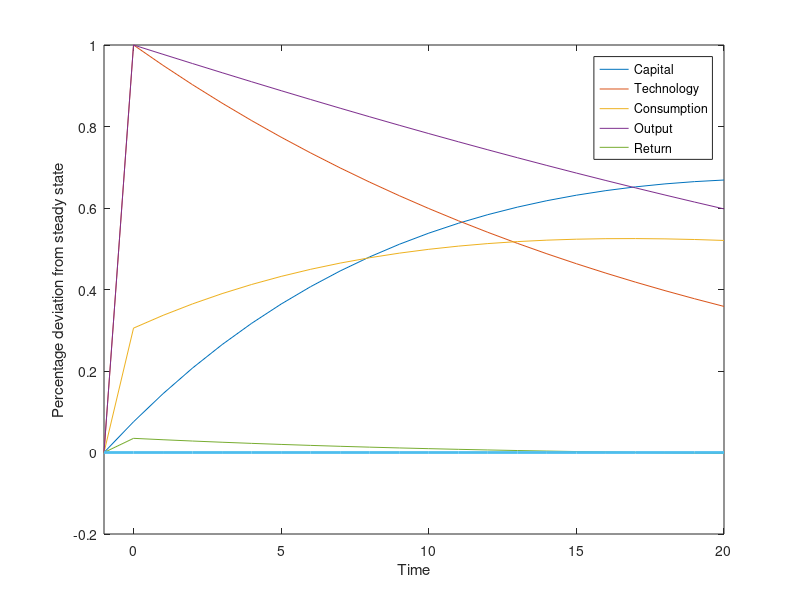
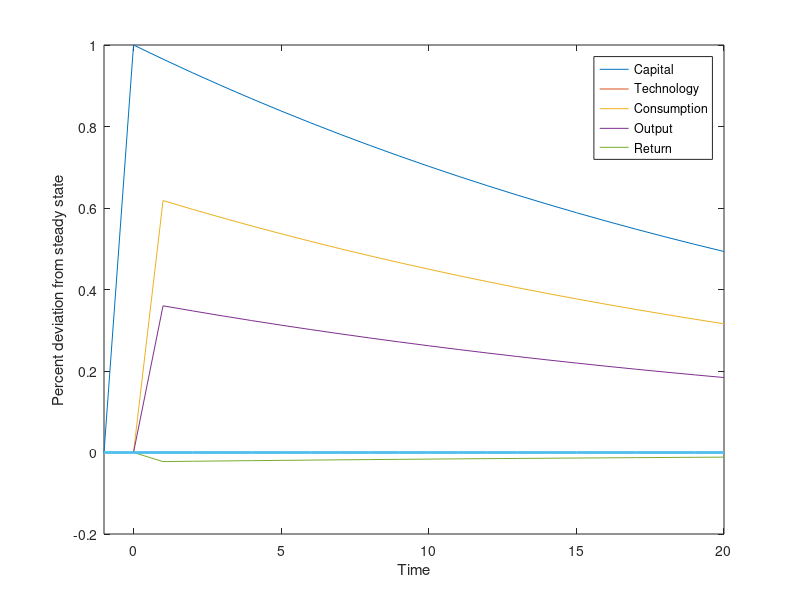

Here is the MATLAB script that generated these plots, in order:


% EXAMPL0.M:
% Solving the stochastic neoclassical growth model with the recursive law
% of motion by hand, and implement the impulse responses.

%
clear all;

disp('EXAMPLE 0: The stochastic neoclassical growth model');


disp('Hit any key when ready...');
pause;


% Setting parameters:

Z_bar     = 1;    % Normalization
rho       = .36;  % Capital share
delta     = 0.025; % Depreciation rate for capital
betta     = .99;  % Discount factor beta 
eta       = 1;  % constant of relative risk aversion = 1/(coeff. of intertemporal substitution)
psi       = .95;  % autocorrelation of technology shock
sigma_eps = .712; % Standard deviation of technology shock.  Units: Percent.

% Calculating the steady state:

R_bar   = 1.0/betta;  % One percent real interest per quarter
K_bar   = ((rho*Z_bar)/(R_bar - 1 + delta))^(1.0/(1 - rho));
Y_bar   = Z_bar*K_bar^rho;
C_bar   = Y_bar - delta*K_bar;


% Calculating the intermediate parameters:
v_rk = -(1-rho)*(1-betta*(1-delta));
v_rz = 1-betta*(1-delta);

% Define parameters for solving eta_kk:
% v_kk^2 - gamma * v_kk + R_bar = 0;
gamma = -v_rk*C_bar/(K_bar*eta) + 1 + R_bar;

v_kk = gamma/2 - ((gamma/2)^2 - R_bar)^0.5;

v_ck = (R_bar - v_kk)*K_bar/C_bar;

v_kz = (v_rz*psi + eta*(1-psi)*Y_bar/C_bar)/(-v_rk + eta*v_ck + eta*(1-psi)*K_bar/C_bar);
v_cz = Y_bar/C_bar - v_kz*K_bar/C_bar;



%% EX1. Calculate impulse responses to a shock to technology.
TT = -1:1:20;
K = zeros(size(TT,2),1); Z = zeros(size(TT,2),1); C = Z; Y = Z; R = Z;
Z(2) = 1; % Shock to Z at t=1;

for t = TT(2):TT(end);
    i = t+2;
    Z(i)=psi^(t);
    K(i) = v_kk*K(i-1)+v_kz*Z(i);
    C(i) = v_ck*K(i-1)+v_cz*Z(i);
    Y(i) = rho*K(i-1) + Z(i);
    R(i) = v_rk*K(i-1) +v_rz*Z(i);
end;

 
figure
plot(TT,K,TT,Z,TT,C,TT,Y,TT,R,TT,TT*0,'linewidth',2);
legend('Capital','Technology','Consumption','Output','Return');
xlim([-1 20])
%ylim([-0.2 1])
xlabel('Time');
ylabel('Percentage deviation from steady state');

%% EX2. Calculate impulse responses to an initial deviation to capital.
TT = -1:1:20;
K = zeros(size(TT,2),1); Z = zeros(size(TT,2),1); C = Z; Y = Z; R = Z;
K(2) = 1;
for t = TT(2):TT(end-1);
    i = t+3;
    K(i) = v_kk*K(i-1)+v_kz*Z(i);
    C(i) = v_ck*K(i-1)+v_cz*Z(i);
    Y(i) = rho*K(i-1) + Z(i);
    R(i) = v_rk*K(i-1) +v_rz*Z(i);
end;
 
figure
plot(TT,K,TT,Z,TT,C,TT,Y,TT,R,TT,TT*0,'linewidth',2);
legend('Capital','Technology','Consumption','Output','Return');
xlim([-1 TT(end)])
xlabel('Time');
ylabel('Percent deviation from steady state');


%%
A = [v_kk v_kz*psi; 0 psi]; 
B = [0 v_kz; 0 1];
sigma = B*[0 0; 0 sigma_eps]*B';
VecGamma_0 =inv(eye(4) - kron(A, A))*reshape(sigma, 4,1);
Gamma_0 = reshape(VecGamma_0, 2,2);
Gamma_1 = A*Gamma_0;
